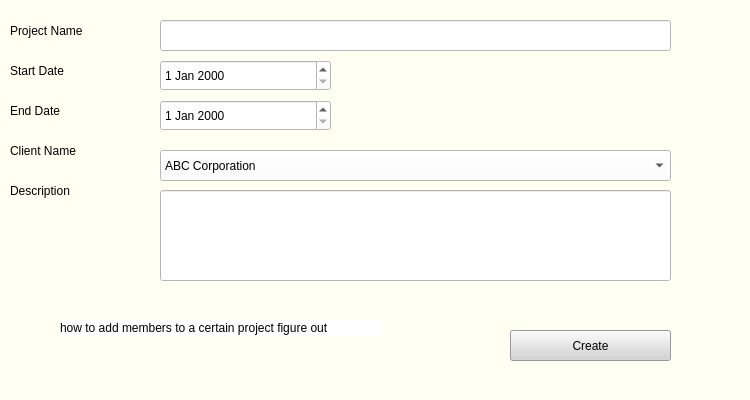
<?xml version="1.0" encoding="UTF-8"?>
<ui version="4.0">
 <class>Form</class>
 <widget class="QWidget" name="Form">
  <property name="geometry">
   <rect>
    <x>0</x>
    <y>0</y>
    <width>750</width>
    <height>400</height>
   </rect>
  </property>
  <property name="windowTitle">
   <string>Form</string>
  </property>
  <property name="styleSheet">
   <string notr="true">background: #fffff2;</string>
  </property>
  <widget class="QLineEdit" name="lineEdit">
   <property name="geometry">
    <rect>
     <x>160</x>
     <y>20</y>
     <width>511</width>
     <height>31</height>
    </rect>
   </property>
   <property name="styleSheet">
    <string notr="true">background: white;</string>
   </property>
  </widget>
  <widget class="QLabel" name="label">
   <property name="geometry">
    <rect>
     <x>10</x>
     <y>10</y>
     <width>141</width>
     <height>41</height>
    </rect>
   </property>
   <property name="styleSheet">
    <string notr="true">font: 10pt  &quot;Yu Gothic UI Semibold&quot;;
</string>
   </property>
   <property name="text">
    <string>Project Name</string>
   </property>
  </widget>
  <widget class="QLabel" name="label_3">
   <property name="geometry">
    <rect>
     <x>10</x>
     <y>50</y>
     <width>61</width>
     <height>41</height>
    </rect>
   </property>
   <property name="styleSheet">
    <string notr="true">font: 10pt  &quot;Yu Gothic UI Semibold&quot;;</string>
   </property>
   <property name="text">
    <string>Start Date</string>
   </property>
  </widget>
  <widget class="QLabel" name="label_4">
   <property name="geometry">
    <rect>
     <x>10</x>
     <y>90</y>
     <width>71</width>
     <height>41</height>
    </rect>
   </property>
   <property name="styleSheet">
    <string notr="true">font: 10pt  &quot;Yu Gothic UI Semibold&quot;;</string>
   </property>
   <property name="text">
    <string>End Date</string>
   </property>
  </widget>
  <widget class="QLabel" name="label_5">
   <property name="geometry">
    <rect>
     <x>10</x>
     <y>130</y>
     <width>121</width>
     <height>41</height>
    </rect>
   </property>
   <property name="styleSheet">
    <string notr="true">font: 10pt  &quot;Yu Gothic UI Semibold&quot;;</string>
   </property>
   <property name="text">
    <string>Client Name</string>
   </property>
  </widget>
  <widget class="QLabel" name="label_7">
   <property name="geometry">
    <rect>
     <x>10</x>
     <y>170</y>
     <width>121</width>
     <height>41</height>
    </rect>
   </property>
   <property name="styleSheet">
    <string notr="true">font: 10pt  &quot;Yu Gothic UI Semibold&quot;;</string>
   </property>
   <property name="text">
    <string>Description</string>
   </property>
  </widget>
  <widget class="QPushButton" name="pushButton">
   <property name="geometry">
    <rect>
     <x>510</x>
     <y>330</y>
     <width>161</width>
     <height>31</height>
    </rect>
   </property>
   <property name="styleSheet">
    <string notr="true">font: 10pt  &quot;Yu Gothic UI Semibold&quot;;
background: lightgrey;</string>
   </property>
   <property name="text">
    <string>Create</string>
   </property>
  </widget>
  <widget class="QLineEdit" name="lineEdit_5">
   <property name="geometry">
    <rect>
     <x>160</x>
     <y>190</y>
     <width>511</width>
     <height>91</height>
    </rect>
   </property>
   <property name="styleSheet">
    <string notr="true">background: white;</string>
   </property>
   <property name="text">
    <string/>
   </property>
  </widget>
  <widget class="QDateEdit" name="dateEdit_2">
   <property name="geometry">
    <rect>
     <x>160</x>
     <y>60</y>
     <width>171</width>
     <height>31</height>
    </rect>
   </property>
   <property name="styleSheet">
    <string notr="true">background: white;</string>
   </property>
  </widget>
  <widget class="QDateEdit" name="dateEdit_3">
   <property name="geometry">
    <rect>
     <x>160</x>
     <y>100</y>
     <width>171</width>
     <height>31</height>
    </rect>
   </property>
   <property name="styleSheet">
    <string notr="true">background: white;</string>
   </property>
  </widget>
  <widget class="QLabel" name="label_2">
   <property name="geometry">
    <rect>
     <x>60</x>
     <y>320</y>
     <width>321</width>
     <height>16</height>
    </rect>
   </property>
   <property name="styleSheet">
    <string notr="true">background: white;</string>
   </property>
   <property name="text">
    <string>how to add members to a certain project figure out </string>
   </property>
  </widget>
  <widget class="QComboBox" name="comboBox">
   <property name="geometry">
    <rect>
     <x>160</x>
     <y>150</y>
     <width>511</width>
     <height>31</height>
    </rect>
   </property>
   <property name="styleSheet">
    <string notr="true">background: white;</string>
   </property>
   <item>
    <property name="text">
     <string>ABC Corporation</string>
    </property>
   </item>
   <item>
    <property name="text">
     <string>XYZ Ltd</string>
    </property>
   </item>
   <item>
    <property name="text">
     <string>Tech Solutions</string>
    </property>
   </item>
  </widget>
 </widget>
 <resources/>
 <connections/>
</ui>
